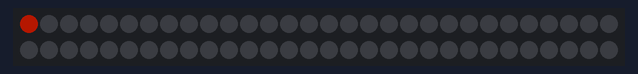
This sketch was run on a simulated Arduino Uno, built with avr-gcc and run on an emulated ATmega328P. Shown: 60 RGB LEDs in strip order, left to right, continuing on the next row. Dim RGB values are drawn brighter than linear.

Above: at 0.01 s.
At 0.94 s:
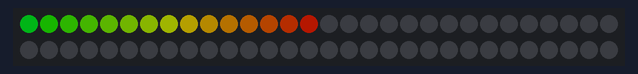
At 1.34 s:
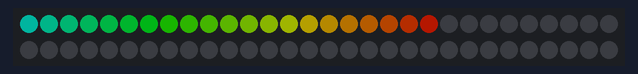
At 1.88 s:
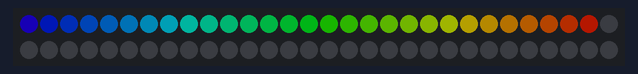
At 3.87 s:
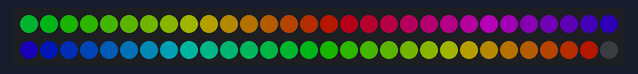
At 39.85 s:
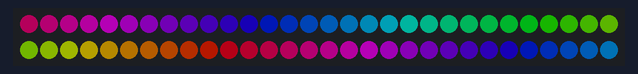

The sketch:

archer.ino
```cpp
#include <FastLED.h>

#define PIN       0x02
#define LEDCOUNT  0x3c
#define MAXVAL    0x40
#define STEPVAL   0x08
#define SLEEPVAL  0x40

CRGB fg_led[LEDCOUNT];
CRGB bg_led[LEDCOUNT];

struct Color {
  short m;  // Max Value
  short n;  // Stepping Value
  short r;
  short g;
  short b;
};
struct Color col = {
  MAXVAL, STEPVAL, MAXVAL, 0, 0
};

void setup() {
  FastLED.addLeds<WS2812, PIN, GRB>(fg_led, LEDCOUNT);
  Clear();
}

/*
   _
  | | ___   ___  _ __
  | |/ _ \ / _ \| '_ \
  | | (_) | (_) | |_) |
  |_|\___/ \___/| .__/
                |_|
*/

void Cycle(struct Color *col) {
  // Error correction. If any of the values is bigger than $MAXVAL the value is set to $MAXVAL
  if (col->r > col->m) { col->r = col->m; }
  if (col->g > col->m) { col->g = col->m; }
  if (col->b > col->m) { col->b = col->m; }
  // Shift colors through the whole spectrum of $MAXVAL^3
  if (col->r == col->m && col->b > 0)  { col->b -= col->n; }
  if (col->r == col->m && col->b == 0) { col->g += col->n; }
  if (col->g == col->m && col->r > 0)  { col->r -= col->n; }
  if (col->g == col->m && col->r == 0) { col->b += col->n; }
  if (col->b == col->m && col->g > 0)  { col->g -= col->n; }
  if (col->b == col->m && col->g == 0) { col->r += col->n; }
}

void CopyLEDs() {
  for (int i = 0; i < LEDCOUNT; i++) { bg_led[i] = fg_led[i]; }
}

void MoveLEDs() {
  CopyLEDs();
  Cycle(&col);
  fg_led[0] = CRGB(col.r,col.g,col.b); // Set the first LED to a base value. To wrap around use fg_led[0] = bg_led[MAXVAL];
  for (int i = 1; i < LEDCOUNT; i++) { fg_led[i] = bg_led[i-1]; }
}

void Clear() {
  for (int i = 0; i < LEDCOUNT; i++) { fg_led[i] = CRGB(0,0,0); }
  FastLED.show();
}

void loop(void) {
  MoveLEDs();
  FastLED.show();
  delay(SLEEPVAL);
}
```
